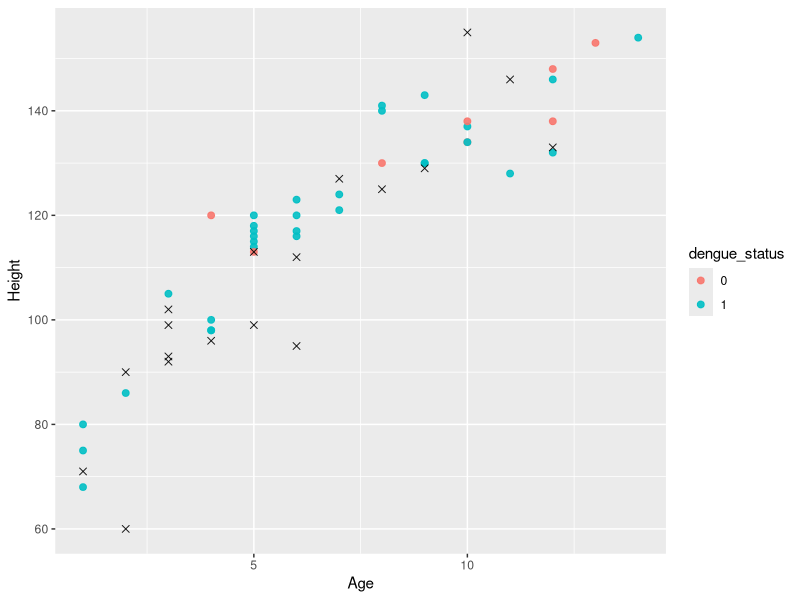
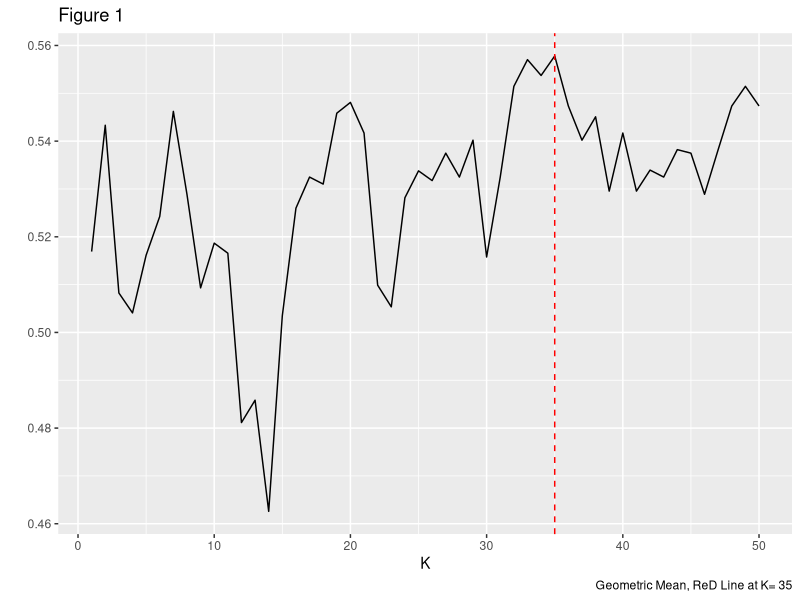

The R script that drew these images, in order:
## ---- chunk 1
library(ggplot2)
library(broom)
library(gridExtra)
library(dplyr)
library(class)
library(tidyverse)
## ---- chunk 2
knitr::opts_chunk$set(echo = TRUE)
## ---- chunk 3
dengue<-read.csv("dengueData.csv")
## ---- chunk 4
sum(is.na(dengue))
na.omit(dengue)
## ---- chunk 5
glimpse(dengue)
## ---- chunk 6
knnDemo<-data.frame("dengue_status"= dengue$Y,"Age"= dengue$Age, "Height"= dengue$Height)
## ---- chunk 7
numb<-nrow(knnDemo)
DemoSubsetRow<-sample(1:numb,numb*0.01,replace = FALSE)
SetForDemo<-knnDemo[DemoSubsetRow,]  

demoNum<-nrow(SetForDemo)
SelectIn_Demo<-sample(1:demoNum,demoNum*0.7,replace = FALSE)
demoTrain<-SetForDemo[SelectIn_Demo,]
demoTest<-SetForDemo[-SelectIn_Demo,]
## ---- chunk 8
demoTrain<-demoTrain%>%
  mutate(dengue_status=as.character(dengue_status))
demoTest<-demoTest%>%
  mutate(dengue_status_test=as.character(dengue_status))
ggplot()+
  geom_point(data = demoTrain,aes(x=Age,y=Height,col=dengue_status),size=2,alpha=0.9,shape=19)+
  geom_point(data =demoTest,aes(x=Age,y=Height),size=2,alpha=0.9,shape=4)
  
  
## ---- chunk 9
example_data<-data.frame("Age"= rep(NA,1),"Height"=rep(NA,1))
example_data$Age[1]<-8
example_data$Height[1]<-100


#Kpreds_sample<-knn(demoTrain[,c(2,3)],example_data[,c(1,2)],k=i,cl=demoTrain$dengue_status)

for(j in 1:20){
  Kpreds_sample<-knn(demoTrain[,c(2,3)],example_data[,c(1,2)],k=j,cl=demoTrain$dengue_status)
  
}
## ---- chunk 10
knnActual<-dengue
knnActual<-knnActual%>%
  mutate(Flush=as.character(Flush),
        Hepatomegaly=as.character(Hepatomegaly),
        Rash=as.character(Rash))
knnActual<-knnActual%>%
  mutate(Flush = recode(Flush,"TRUE" = "1",
         "FALSE" = "0"),
         Hepatomegaly = recode(Hepatomegaly,"TRUE" = "1",
                               "FALSE" = "0"),
         Rash = recode(Rash,"TRUE" = "1",
                      "FALSE" = "0"))
## ---- chunk 11
n<-nrow(knnActual)
nk<-50
storage<-data.frame("K"=rep(NA,nk),
                    "Sensitivity" = rep(NA,nk),
                    "Specificity" = rep(NA,nk),
                    "GeoMean" = rep(NA,nk))

#Creating pools and set fold for K fold CV
set.seed(363663)
pool<-rep(1:10,573)

fold<-sample(pool,5726,replace = FALSE)

#Outer loop for incrementing k 
for(k in 1:nk){
  storage$K[k]<-k
  
  storage_inner<-data.frame("YHat" = rep(NA,n))
  #Inner loop for 10 fold cv
  for(i in 1:10){
    #Find data in each fold
    infold<-which(fold == i)
    
    #Create training and testing sets
    Train_Dengue<-knnActual[-infold,]
    Test_Dengue<-knnActual[infold,]
    
    #Run Knn
    k_preds<-knn(Train_Dengue[,c(2,3,8,9)],Test_Dengue[,c(2,3,8,9)],k=k,cl=Train_Dengue$Y)
    
    #store results
    storage_inner$YHat[infold]<-as.numeric(as.character(k_preds))
    
    #Find rows with positive and negative result
    true1<-which(Test_Dengue$Y == 1)
    true0<-which(Test_Dengue$Y == 0)
    
    #Compute the amount of rows corresponding to each result
    ntrue1<-length(true1)
    ntrue0<-length(true0)
    #Compute sensitivity and specificity, as well as GeoMean for determining the best value for k

    sensitivity<-sum(k_preds[true1] == 1)/ntrue1
    storage$Sensitivity[k]=sensitivity
    specificity<-sum(k_preds[true0] == 0)/ntrue0
    storage$Specificity[k]=specificity
    storage$GeoMean[k]<-sqrt(sensitivity*specificity)
    
  }
  
}

## ---- chunk 12
#Create plot to find the best k for KNN 
knnActualPlot<-ggplot(storage,aes(K,GeoMean))+
  geom_line()+
  labs(caption = paste("Geometric Mean, ReD Line at K=", which.max(storage$GeoMean)),title = "Figure 1",y = " ")+
  geom_vline(xintercept = which.max(storage$GeoMean),lty = 2,col="red")
knnActualPlot
## ---- chunk 13
knitr::kable(table(storage_inner$YHat, dengue$Y), caption= "Table 1: Confusion Matrix ", col = c("True Not", "True Dengue"))
## ---- chunk 14
#create storage for prediction result
storage_inner_trial<-data.frame("pred"=rep(NA,5726))
#run 10 fold knn with best k value = 35
 for(i in 1:10){
   
   #Find data in each fold
    infold<-which(fold == i)
    
    #Creating Training and testing set
    Train_Dengue<-knnActual[-infold,]
    Test_Dengue<-knnActual[infold,]
    #Run knn
    k_preds<-knn(Train_Dengue[,c(2,3,8,9)],Test_Dengue[,c(2,3,8,9)],k=35,cl=Train_Dengue$Y)
    #store result
    storage_inner_trial$pred[infold]<-as.numeric(as.character(k_preds))
    
    
 }
#Compute sensitivity and specificity,formating them
sensitivity2<-sum(k_preds[true1] == 1)/ntrue1
knitr::kable(sensitivity)
specificity2<-sum(k_preds[true0] == 0)/ntrue0
knitr::kable(table(storage_inner_trial$pred, dengue$Y), caption= "Table 1: Confusion Matrix ", col = c("True Not", "True Dengue"))  
